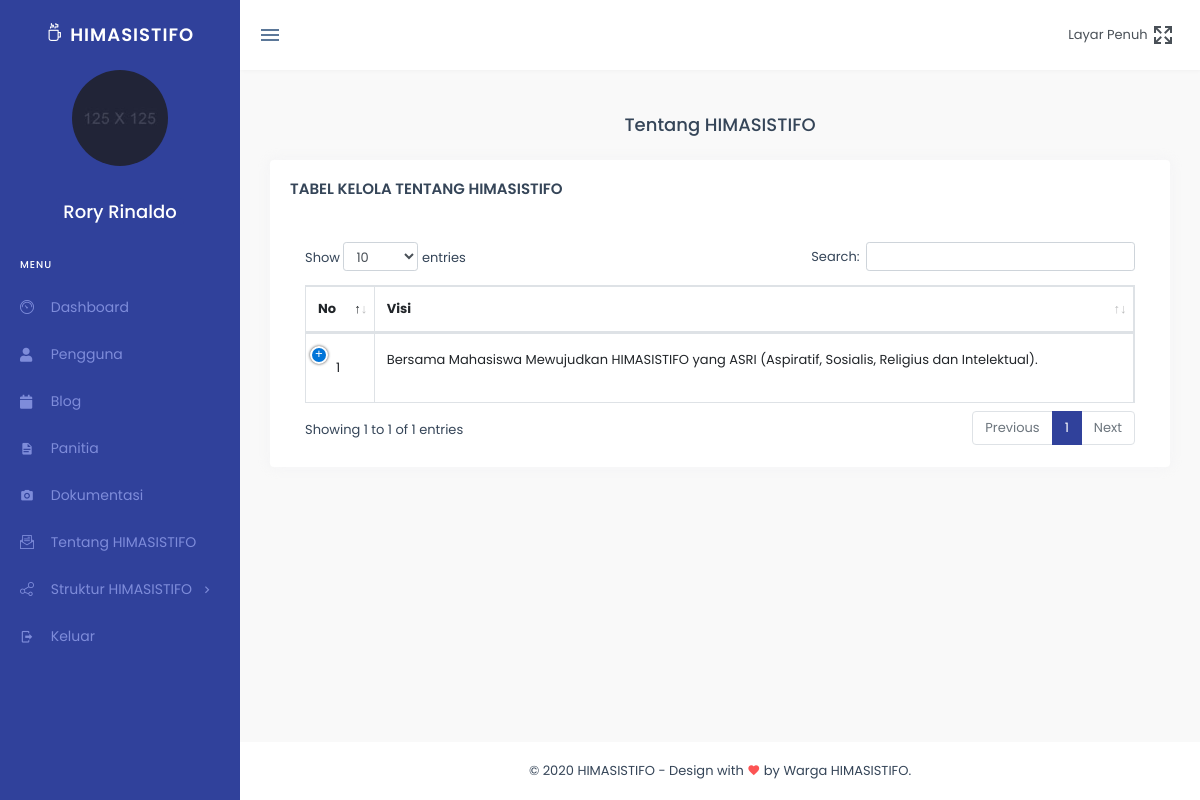
Page /index.php/dashboard/tentanghima on the committed database.
### tables this page shows
CREATE TABLE `user` (
  `id` int(11) NOT NULL,
  `nama` varchar(255) NOT NULL,
  `username` varchar(250) NOT NULL,
  `password` varchar(250) NOT NULL,
  `level` int(60) NOT NULL
);

CREATE TABLE `tentanghima` (
  `id` int(11) NOT NULL,
  `visi` text NOT NULL,
  `misi` text NOT NULL,
  `maknalogo` text NOT NULL
);

### application/controllers/Dashboard.php (called while the page is built, shortened)
<?php
class Dashboard extends CI_Controller {
    public function __construct(){
        $this->load->model('User_Model');
    }
    public function tentanghima(){
      $this->load->view('otherPages/tentanghima');
    }
}

### index.php (called while the page is built, shortened)
<?php
require_once BASEPATH.'core/CodeIgniter.php';

### application/views/otherPages/tentanghima.php (the view, shortened to what this page needs)
<!DOCTYPE html>
<html lang="en">
<head>
    <?php
    $this->load->view('etcdashboard/css');
    ?>
    <link href="<?php echo base_url('assetsvt/plugins/datatables/dataTables.bootstrap4.min.css')?>" rel="stylesheet" type="text/css" />
    <link href="<?php echo base_url('assetsvt/plugins/datatables/buttons.bootstrap4.min.css')?>" rel="stylesheet" type="text/css" />
    <link href="<?php echo base_url('assetsvt/plugins/datatables/responsive.bootstrap4.min.css')?>" rel="stylesheet" type="text/css" />
</head>
<body>
<div class="wrapper">
        <?php
        $this->load->view('etcdashboard/header');
        ?>
        <div class="content-page">
                <div class="content">
                    <div class="container-fluid">
                        <div class="page-title-box">
                            <div class="row align-items-center">
                                <div class="col-sm-12">
                                    <h4 class="page-title text-center">Tentang HIMASISTIFO</h4>
                                </div>
                            </div>
                        </div>
                        <div class="row">
                            <div class="col-12">
                                <div class="card m-b-30">
                                    <div class="card-body">
                                        <h4 class="mt-0 header-title">Tabel Kelola Tentang HIMASISTIFO</h4>
                                        <br>
                                        <br>
                                        <table id="datatable" class="table table-bordered dt-responsive nowrap" style="border-collapse: collapse; border-spacing: 0; width: 100%;">
                                            <thead>
                                            <tr>
                                                <th>No</th>
                                                <th>Visi</th>
                                            </tr>
                                            </thead>
                                            <tbody>
                                            <?php
                                            $query = $this->db->query("SELECT * FROM tentanghima");
                                            foreach ($query->result_array() as $row =>$key){
                                            ?>
                                            <tr>
                                                <td><?php echo $row+1;?></td>
                                                <td><?php echo $key['visi'];?></td>
                                            </tr>
                                            <?php }?>
                                            </tbody>
                                        </table>
                                    </div>
                                </div>
                            </div>
                        </div>
                    </div>
                </div>
        </div>
    </div>
</body>
</html>

### application/views/etcdashboard/menu.php (shortened to what this page needs)
<BR>
<div class="left side-menu">
    <div class="slimscroll-menu" id="remove-scroll">
        <img class="d-flex rounded-circle mx-auto" src="<?php echo base_url('assetsvt/images/users/user-6.jpg')?>" height="96">
        <br>
        <h4 class="text-center"><span class="badge badge-primary">
        <?php
        $query = $this->db->get('user');
        foreach ($query->result_array() as $row =>$key){
            echo $key['nama'];}
        ?></h4>
        <div id="sidebar-menu">
            <ul class="metismenu" id="side-menu">
                <li class="menu-title">Menu</li>
                <li>
                    <a href="<?php echo site_url('Dashboard')?>" class="waves-effect">
                        <i class="icon-accelerator"></i> <span> Dashboard </span>
                    </a>
                </li>
                <li>
                    <a href="<?php echo site_url('Dashboard/userlist')?>" class="waves-effect">
                        <i class="fa fa-user"></i> <span> Pengguna </span>
                    </a>
                </li>
                <li>
                    <a href="<?php echo site_url('Dashboard/blog')?>" class="waves-effect">
                        <i class="fa fa-calendar"></i> <span> Blog </span>
                    </a>
                </li>
                <li>
                    <a href="<?php echo site_url('Dashboard/panitia')?>" class="waves-effect">
                        <i class="mdi mdi-file-document"></i> <span> Panitia </span>
                    </a>
                </li>
                <li>
                    <a href="<?php echo site_url('Dokumentasi/index')?>" class="waves-effect">
                        <i class="mdi mdi-camera"></i> <span> Dokumentasi </span>
                    </a>
                </li>
                <li>
                <a href="<?php echo site_url('Dashboard/tentanghima')?>" class="waves-effect">
                        <i class="icon-mail-open"></i> <span> Tentang HIMASISTIFO </span>
                    </a>
                </li>
                <li>
                    <a href="javascript:void(0);" class="waves-effect"><i class="icon-share"></i><span> Struktur HIMASISTIFO <span class="float-right menu-arrow"><i class="mdi mdi-chevron-right"></i></span> </span></a>
                </li>
                <li>
                    <a href="<?php echo site_url('Dashboard/logout')?>" class="waves-effect" id="sa-logout">
                        <i class="mdi mdi-logout" ></i> <span> Keluar </span>
                    </a>
                </li>
            </ul>
        </div>
    </div>
</div>

### assetsvt/css/style.css (style rules this page uses)
body { background-repeat: repeat; background: #f9f9f9; font-family: "Poppins", sans-serif; color: #354558; font-size: 13px; }
html { overflow-x: hidden; position: relative; min-height: 100%; }
h1, h2, h3, h4, h5, h6 { margin: 10px 0; font-family: "Poppins", sans-serif; }
p { line-height: 1.7; }
* { outline: none !important; }
a { color: #616f80; }
.badge { font-weight: 500; }
.badge-primary { background-color: #30419b; }
.m-b-30 { margin-bottom: 30px; }
.header-title { font-size: 15px; text-transform: uppercase; font-weight: 600; margin-bottom: 5px; }
.waves-effect { position: relative; cursor: pointer; display: inline-block; overflow: hidden; -webkit-user-select: none; -moz-user-select: none; -ms-user-select: none; user-select: none; -webkit-tap-highlight-color: transparent; vertical-align: middle; }
.metismenu { padding: 0; }
.side-menu { width: 240px; z-index: 10; background: #30419b; bottom: 0; margin-top: 0; padding-bottom: 30px; position: fixed; top: 70px; }
#sidebar-menu { padding-top: 10px; }
#sidebar-menu > ul > li > a { color: #7e8cda; display: block; padding: 13px 20px; font-size: 14px; position: relative; -webkit-transition: all 0.5s; transition: all 0.5s; font-family: "Poppins", sans-serif; }
#sidebar-menu > ul > li > a > span { margin-left: 7px; }
#sidebar-menu > ul > li > a i { line-height: 1; width: 20px; display: inline-block; vertical-align: middle; }
#sidebar-menu .menu-title { padding: 12px 20px !important; letter-spacing: 1px; font-size: 10px; font-weight: 500; text-transform: uppercase; color: #ffffff; }
.content-page { margin-left: 240px; overflow: hidden; }
.content-page .content { padding: 0 15px 10px 15px; margin-top: 70px; margin-bottom: 60px; }
.page-title-box { padding: 20px 0px; }
.page-title-box .page-title { font-size: 18px; margin: 0; line-height: 30px; }
.card { border: none; -webkit-box-shadow: 0px 0px 13px 0px rgba(236, 236, 241, 0.44); box-shadow: 0px 0px 13px 0px rgba(236, 236, 241, 0.44); margin-bottom: 30px; }
.table { margin-bottom: 10px; }
.table > tbody > tr > td, .table > tfoot > tr > td, .table > thead > tr > td { padding: 15px 12px; }
.table td, .table th { vertical-align: middle; }

### rows in the picture
user: nama "Rory Rinaldo"
tentanghima: visi "Bersama Mahasiswa Mewujudkan HIMASISTIFO yang ASRI (Aspiratif, Sosialis, Religius dan Intelektual)."
